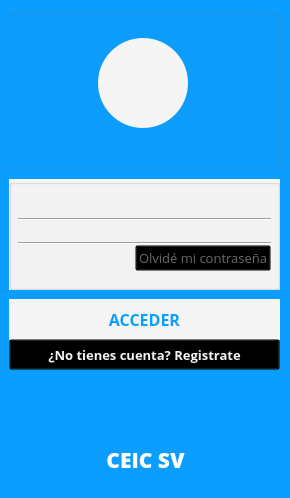
<?xml version="1.0" encoding="UTF-8"?>
<ui version="4.0">
 <class>CEICSV</class>
 <widget class="QMainWindow" name="CEICSV">
  <property name="geometry">
   <rect>
    <x>0</x>
    <y>0</y>
    <width>290</width>
    <height>498</height>
   </rect>
  </property>
  <property name="focusPolicy">
   <enum>Qt::NoFocus</enum>
  </property>
  <property name="windowTitle">
   <string>CEIC SV</string>
  </property>
  <property name="windowIcon">
   <iconset resource="../resources/gui.qrc">
    <normaloff>:/logo/logo</normaloff>:/logo/logo</iconset>
  </property>
  <property name="styleSheet">
   <string notr="true">/*#########################################################
##                        MainWindow                     ##
###########################################################*/

/*Configurar el color de fondo de la ventana*/
#centralwidget{
     background-color: rgb(12, 158, 255);
}

#pag0, #pag1, #page2 {
    background-color: transparent;
    padding: -8px;
}

#pubutton0, #pubutton6 {
    background-color: rgb(245, 245, 245);
    border-width: 1px;
    border-radius: 45px;
    border-color: transparent;
    min-width: 6em;
    min-height: 6em;
    padding: 2px;
}

#pubutton1,  #pubutton2 {
    background-color: transparent;
    border-style: outset;
    border-width: 1px;
    border-color: transparent;
    min-width: 1em;
    min-height: 1em;    
    padding: 1px;
}

#gbox0, #gbox2, #gbox3, #gbox4 {
    background-color: rgb(245,245,245);
    padding: -8px;
}

#lineEd0, #lineEd1, #lineEd2, #lineEd3, #lineEd4, #lineEd5, #lineEd6, #lineEd7, #lineEd8, #lineEd9, #lineEd10, #lineEd11, #lineEd12, #lineEd13, #lineEd14 {
    color: dimgray;
    border-style: outset;
    min-width: 5.5em;
    padding: 2px;
    background-color: transparent;
}

#pubutton3 {
    color: dimgray;
    background-color: transparent;
}

#pubutton3:hover, #pubutton3:pressed {
    color: black;
}

#pubutton4, #pubutton7 {
    color:  rgb(12, 158, 255);
    border-style: outset;
    border-color: transparent;
    border-width: 1px;
    background-color: rgb(245,245,245);
}

#pubutton4:hover, #pubutton4:pressed, #pubutton7:hover, #pubutton7:pressed {
    background-color: rgb(240,240,240);
}

#pubutton5 {
    color: rgb(245, 245, 245);
    background-color: transparent;
}

#pubutton5:hover, #pubutton5:pressed {
    color: rgb(255, 255, 255);
}

#pubutton8, #pubutton9 {
    color: rgb(245, 245, 245);
    background-color: transparent;
    padding: 0px;
}

#pubutton8:hover, #pubutton8:pressed, #pubutton9:hover, #pubutton9:pressed {
    color: rgb(255, 255, 255);
}

/***********************************
* ComboBox
***********************************/

/*Configuración del estilo por defecto de todos los comboBox*/
#cobox0, #cobox1{
    color: dimgray;
    border: 0px solid dimgray;
    border-radius: 3px;
    padding: 1px 1px 1px 4px;
    min-width: 9em;
    background-color: transparent;
}

/*Configuración del estilo de todos los comboBox cuando estan en uso*/
#cobox0::on, #cobox1::on{
    padding-top: 10px;
    padding-left: 4px;
}

/*Configuración del estilo de todos los comboBox cuando se despliegan*/
#cobox0::drop-down, #cobox1::drop-down{
    subcontrol-origin: padding;
    subcontrol-position: top right;
    width: 15px;
    border-left-width: 0px;
    border-left-color: darkgray;
    border-left-style: solid; /* just a single line */
    border-top-right-radius: 3px; /* same radius as the QComboBox */
    border-bottom-right-radius: 3px;
}

/*Configuración del estilo de la flecha de todos los comboBox*/
#cobox0::down-arrow, #cobox1::down-arrow{
    image: url(:/arrows/down_arrow);
}

/*Configuración del estilo de la flecha de todos los comboBox cuando se despliegan*/
#cobox0::drop-arrow::on, #cobox1::drop-arrow::on{
    top: 1px;
    left: 1px;
}

/*Configuración del estilo del menu desplegado de todos los comboBox*/
#cobox0 QAbstractItemView, #cobox1 QAbstractItemView{
    border: 1px solid dimgray;
    border-radius: 3px;
    padding: 1px 6px 1px 1px;
    min-width: 14em;
    selection-background-color: dimgray;
}</string>
  </property>
  <widget class="QWidget" name="centralwidget">
   <widget class="QStackedWidget" name="MainStacked">
    <property name="geometry">
     <rect>
      <x>9</x>
      <y>9</y>
      <width>271</width>
      <height>411</height>
     </rect>
    </property>
    <property name="currentIndex">
     <number>0</number>
    </property>
    <widget class="QWidget" name="pag0">
     <widget class="QGroupBox" name="gbox0">
      <property name="geometry">
       <rect>
        <x>0</x>
        <y>170</y>
        <width>271</width>
        <height>111</height>
       </rect>
      </property>
      <property name="title">
       <string/>
      </property>
      <layout class="QGridLayout" name="gridLayout_5">
       <item row="0" column="0">
        <layout class="QVBoxLayout" name="verticalLayout_3">
         <property name="spacing">
          <number>0</number>
         </property>
         <item>
          <spacer name="horizontalSpacer_3">
           <property name="orientation">
            <enum>Qt::Horizontal</enum>
           </property>
           <property name="sizeHint" stdset="0">
            <size>
             <width>40</width>
             <height>10</height>
            </size>
           </property>
          </spacer>
         </item>
         <item>
          <layout class="QVBoxLayout" name="verticalLayout">
           <property name="spacing">
            <number>0</number>
           </property>
           <item>
            <layout class="QGridLayout" name="gridLayout"/>
           </item>
           <item>
            <layout class="QFormLayout" name="formLayout">
             <item row="0" column="1">
              <layout class="QGridLayout" name="gridLayout_2">
               <property name="spacing">
                <number>0</number>
               </property>
               <item row="0" column="0">
                <spacer name="verticalSpacer">
                 <property name="orientation">
                  <enum>Qt::Vertical</enum>
                 </property>
                 <property name="sizeHint" stdset="0">
                  <size>
                   <width>20</width>
                   <height>5</height>
                  </size>
                 </property>
                </spacer>
               </item>
               <item row="2" column="0">
                <spacer name="verticalSpacer_2">
                 <property name="orientation">
                  <enum>Qt::Vertical</enum>
                 </property>
                 <property name="sizeHint" stdset="0">
                  <size>
                   <width>20</width>
                   <height>5</height>
                  </size>
                 </property>
                </spacer>
               </item>
               <item row="1" column="0">
                <widget class="QLineEdit" name="lineEd0">
                 <property name="cursor">
                  <cursorShape>IBeamCursor</cursorShape>
                 </property>
                 <property name="mouseTracking">
                  <bool>true</bool>
                 </property>
                 <property name="focusPolicy">
                  <enum>Qt::StrongFocus</enum>
                 </property>
                 <property name="styleSheet">
                  <string notr="true"/>
                 </property>
                 <property name="text">
                  <string/>
                 </property>
                 <property name="maxLength">
                  <number>40</number>
                 </property>
                 <property name="echoMode">
                  <enum>QLineEdit::Normal</enum>
                 </property>
                 <property name="cursorPosition">
                  <number>0</number>
                 </property>
                 <property name="readOnly">
                  <bool>false</bool>
                 </property>
                 <property name="cursorMoveStyle">
                  <enum>Qt::LogicalMoveStyle</enum>
                 </property>
                </widget>
               </item>
              </layout>
             </item>
             <item row="0" column="0">
              <layout class="QGridLayout" name="gridLayout_3">
               <property name="spacing">
                <number>0</number>
               </property>
               <item row="0" column="0">
                <spacer name="verticalSpacer_4">
                 <property name="orientation">
                  <enum>Qt::Vertical</enum>
                 </property>
                 <property name="sizeHint" stdset="0">
                  <size>
                   <width>20</width>
                   <height>5</height>
                  </size>
                 </property>
                </spacer>
               </item>
               <item row="2" column="0">
                <spacer name="verticalSpacer_5">
                 <property name="orientation">
                  <enum>Qt::Vertical</enum>
                 </property>
                 <property name="sizeHint" stdset="0">
                  <size>
                   <width>20</width>
                   <height>5</height>
                  </size>
                 </property>
                </spacer>
               </item>
               <item row="1" column="0">
                <widget class="QPushButton" name="pubutton1">
                 <property name="focusPolicy">
                  <enum>Qt::NoFocus</enum>
                 </property>
                 <property name="text">
                  <string/>
                 </property>
                 <property name="icon">
                  <iconset resource="../resources/gui.qrc">
                   <normaloff>:/login/user</normaloff>:/login/user</iconset>
                 </property>
                 <property name="iconSize">
                  <size>
                   <width>15</width>
                   <height>16</height>
                  </size>
                 </property>
                </widget>
               </item>
              </layout>
             </item>
            </layout>
           </item>
           <item>
            <widget class="Line" name="line0">
             <property name="frameShadow">
              <enum>QFrame::Sunken</enum>
             </property>
             <property name="orientation">
              <enum>Qt::Horizontal</enum>
             </property>
            </widget>
           </item>
           <item>
            <layout class="QVBoxLayout" name="verticalLayout_2">
             <property name="spacing">
              <number>0</number>
             </property>
             <item>
              <spacer name="horizontalSpacer_4">
               <property name="orientation">
                <enum>Qt::Horizontal</enum>
               </property>
               <property name="sizeHint" stdset="0">
                <size>
                 <width>40</width>
                 <height>8</height>
                </size>
               </property>
              </spacer>
             </item>
             <item>
              <layout class="QGridLayout" name="gridLayout_6"/>
             </item>
             <item>
              <layout class="QFormLayout" name="formLayout_2">
               <item row="0" column="1">
                <layout class="QGridLayout" name="gridLayout_7">
                 <property name="spacing">
                  <number>0</number>
                 </property>
                 <item row="0" column="0">
                  <spacer name="verticalSpacer_10">
                   <property name="orientation">
                    <enum>Qt::Vertical</enum>
                   </property>
                   <property name="sizeHint" stdset="0">
                    <size>
                     <width>20</width>
                     <height>5</height>
                    </size>
                   </property>
                  </spacer>
                 </item>
                 <item row="2" column="0">
                  <spacer name="verticalSpacer_11">
                   <property name="orientation">
                    <enum>Qt::Vertical</enum>
                   </property>
                   <property name="sizeHint" stdset="0">
                    <size>
                     <width>20</width>
                     <height>5</height>
                    </size>
                   </property>
                  </spacer>
                 </item>
                 <item row="1" column="0">
                  <widget class="QLineEdit" name="lineEd1">
                   <property name="focusPolicy">
                    <enum>Qt::StrongFocus</enum>
                   </property>
                   <property name="styleSheet">
                    <string notr="true"/>
                   </property>
                   <property name="text">
                    <string/>
                   </property>
                   <property name="echoMode">
                    <enum>QLineEdit::Password</enum>
                   </property>
                   <property name="cursorPosition">
                    <number>0</number>
                   </property>
                   <property name="cursorMoveStyle">
                    <enum>Qt::LogicalMoveStyle</enum>
                   </property>
                  </widget>
                 </item>
                </layout>
               </item>
               <item row="0" column="0">
                <layout class="QGridLayout" name="gridLayout_8">
                 <property name="spacing">
                  <number>0</number>
                 </property>
                 <item row="0" column="0">
                  <spacer name="verticalSpacer_12">
                   <property name="orientation">
                    <enum>Qt::Vertical</enum>
                   </property>
                   <property name="sizeHint" stdset="0">
                    <size>
                     <width>20</width>
                     <height>5</height>
                    </size>
                   </property>
                  </spacer>
                 </item>
                 <item row="2" column="0">
                  <spacer name="verticalSpacer_13">
                   <property name="orientation">
                    <enum>Qt::Vertical</enum>
                   </property>
                   <property name="sizeHint" stdset="0">
                    <size>
                     <width>20</width>
                     <height>5</height>
                    </size>
                   </property>
                  </spacer>
                 </item>
                 <item row="1" column="0">
                  <widget class="QPushButton" name="pubutton2">
                   <property name="focusPolicy">
                    <enum>Qt::NoFocus</enum>
                   </property>
                   <property name="text">
                    <string/>
                   </property>
                   <property name="icon">
                    <iconset resource="../resources/gui.qrc">
                     <normaloff>:/login/password</normaloff>:/login/password</iconset>
                   </property>
                   <property name="iconSize">
                    <size>
                     <width>16</width>
                     <height>16</height>
                    </size>
                   </property>
                  </widget>
                 </item>
                </layout>
               </item>
              </layout>
             </item>
             <item>
              <widget class="Line" name="line1">
               <property name="orientation">
                <enum>Qt::Horizontal</enum>
               </property>
              </widget>
             </item>
            </layout>
           </item>
          </layout>
         </item>
         <item>
          <layout class="QGridLayout" name="gridLayout_9">
           <item row="0" column="1">
            <widget class="QPushButton" name="pubutton3">
             <property name="font">
              <font>
               <family>Open Sans</family>
               <pointsize>10</pointsize>
              </font>
             </property>
             <property name="focusPolicy">
              <enum>Qt::NoFocus</enum>
             </property>
             <property name="text">
              <string>Olvidé mi contraseña</string>
             </property>
            </widget>
           </item>
           <item row="0" column="0">
            <spacer name="horizontalSpacer">
             <property name="orientation">
              <enum>Qt::Horizontal</enum>
             </property>
             <property name="sizeHint" stdset="0">
              <size>
               <width>40</width>
               <height>20</height>
              </size>
             </property>
            </spacer>
           </item>
          </layout>
         </item>
         <item>
          <spacer name="horizontalSpacer_2">
           <property name="orientation">
            <enum>Qt::Horizontal</enum>
           </property>
           <property name="sizeHint" stdset="0">
            <size>
             <width>40</width>
             <height>10</height>
            </size>
           </property>
          </spacer>
         </item>
        </layout>
       </item>
      </layout>
     </widget>
     <widget class="QPushButton" name="pubutton4">
      <property name="geometry">
       <rect>
        <x>0</x>
        <y>290</y>
        <width>271</width>
        <height>41</height>
       </rect>
      </property>
      <property name="font">
       <font>
        <family>Open Sans</family>
        <pointsize>12</pointsize>
        <weight>75</weight>
        <bold>true</bold>
       </font>
      </property>
      <property name="focusPolicy">
       <enum>Qt::NoFocus</enum>
      </property>
      <property name="text">
       <string>ACCEDER</string>
      </property>
     </widget>
     <widget class="QPushButton" name="pubutton5">
      <property name="geometry">
       <rect>
        <x>0</x>
        <y>330</y>
        <width>271</width>
        <height>31</height>
       </rect>
      </property>
      <property name="font">
       <font>
        <family>Open Sans</family>
        <pointsize>10</pointsize>
        <weight>75</weight>
        <bold>true</bold>
       </font>
      </property>
      <property name="focusPolicy">
       <enum>Qt::NoFocus</enum>
      </property>
      <property name="text">
       <string>¿No tienes cuenta? Registrate</string>
      </property>
     </widget>
     <widget class="QGroupBox" name="gbox1">
      <property name="geometry">
       <rect>
        <x>-1</x>
        <y>-1</y>
        <width>271</width>
        <height>161</height>
       </rect>
      </property>
      <property name="title">
       <string/>
      </property>
      <widget class="QPushButton" name="pubutton0">
       <property name="geometry">
        <rect>
         <x>90</x>
         <y>30</y>
         <width>90</width>
         <height>90</height>
        </rect>
       </property>
       <property name="focusPolicy">
        <enum>Qt::NoFocus</enum>
       </property>
       <property name="styleSheet">
        <string notr="true"/>
       </property>
       <property name="text">
        <string/>
       </property>
       <property name="icon">
        <iconset resource="../resources/gui.qrc">
         <normaloff>:/login/users</normaloff>:/login/users</iconset>
       </property>
       <property name="iconSize">
        <size>
         <width>32</width>
         <height>32</height>
        </size>
       </property>
      </widget>
     </widget>
    </widget>
    <widget class="QWidget" name="pag1">
     <widget class="QGroupBox" name="gbox2">
      <property name="geometry">
       <rect>
        <x>20</x>
        <y>140</y>
        <width>231</width>
        <height>221</height>
       </rect>
      </property>
      <property name="title">
       <string/>
      </property>
      <layout class="QGridLayout" name="gridLayout_10">
       <property name="spacing">
        <number>0</number>
       </property>
       <item row="1" column="0">
        <layout class="QVBoxLayout" name="verticalLayout_4">
         <property name="spacing">
          <number>2</number>
         </property>
         <item>
          <widget class="QLineEdit" name="lineEd2">
           <property name="font">
            <font>
             <family>Open Sans</family>
            </font>
           </property>
           <property name="styleSheet">
            <string notr="true"/>
           </property>
           <property name="text">
            <string/>
           </property>
           <property name="readOnly">
            <bool>false</bool>
           </property>
          </widget>
         </item>
         <item>
          <widget class="Line" name="line_6">
           <property name="orientation">
            <enum>Qt::Horizontal</enum>
           </property>
          </widget>
         </item>
         <item>
          <widget class="QLineEdit" name="lineEd3">
           <property name="font">
            <font>
             <family>Open Sans</family>
            </font>
           </property>
           <property name="styleSheet">
            <string notr="true"/>
           </property>
           <property name="text">
            <string/>
           </property>
           <property name="readOnly">
            <bool>false</bool>
           </property>
          </widget>
         </item>
         <item>
          <widget class="Line" name="line_3">
           <property name="orientation">
            <enum>Qt::Horizontal</enum>
           </property>
          </widget>
         </item>
         <item>
          <widget class="QLineEdit" name="lineEd4">
           <property name="font">
            <font>
             <family>Open Sans</family>
            </font>
           </property>
           <property name="styleSheet">
            <string notr="true"/>
           </property>
           <property name="text">
            <string/>
           </property>
           <property name="readOnly">
            <bool>false</bool>
           </property>
          </widget>
         </item>
         <item>
          <widget class="Line" name="line_4">
           <property name="orientation">
            <enum>Qt::Horizontal</enum>
           </property>
          </widget>
         </item>
         <item>
          <widget class="QLineEdit" name="lineEd5">
           <property name="font">
            <font>
             <family>Open Sans</family>
            </font>
           </property>
           <property name="styleSheet">
            <string notr="true"/>
           </property>
           <property name="text">
            <string/>
           </property>
           <property name="readOnly">
            <bool>false</bool>
           </property>
          </widget>
         </item>
         <item>
          <widget class="Line" name="line_5">
           <property name="orientation">
            <enum>Qt::Horizontal</enum>
           </property>
          </widget>
         </item>
         <item>
          <widget class="QLineEdit" name="lineEd6">
           <property name="font">
            <font>
             <family>Open Sans</family>
            </font>
           </property>
           <property name="styleSheet">
            <string notr="true"/>
           </property>
           <property name="text">
            <string/>
           </property>
           <property name="readOnly">
            <bool>false</bool>
           </property>
          </widget>
         </item>
         <item>
          <widget class="Line" name="line_2">
           <property name="orientation">
            <enum>Qt::Horizontal</enum>
           </property>
          </widget>
         </item>
         <item>
          <widget class="QLineEdit" name="lineEd7">
           <property name="font">
            <font>
             <family>Open Sans</family>
            </font>
           </property>
           <property name="styleSheet">
            <string notr="true"/>
           </property>
           <property name="text">
            <string/>
           </property>
           <property name="readOnly">
            <bool>false</bool>
           </property>
          </widget>
         </item>
         <item>
          <widget class="Line" name="line_7">
           <property name="orientation">
            <enum>Qt::Horizontal</enum>
           </property>
          </widget>
         </item>
         <item>
          <widget class="QLineEdit" name="lineEd8">
           <property name="font">
            <font>
             <family>Open Sans</family>
            </font>
           </property>
           <property name="styleSheet">
            <string notr="true"/>
           </property>
           <property name="text">
            <string/>
           </property>
           <property name="readOnly">
            <bool>false</bool>
           </property>
          </widget>
         </item>
         <item>
          <widget class="Line" name="line">
           <property name="orientation">
            <enum>Qt::Horizontal</enum>
           </property>
          </widget>
         </item>
         <item>
          <widget class="QComboBox" name="cobox0">
           <property name="font">
            <font>
             <family>Open Sans</family>
            </font>
           </property>
           <property name="focusPolicy">
            <enum>Qt::NoFocus</enum>
           </property>
           <property name="styleSheet">
            <string notr="true"/>
           </property>
           <property name="currentIndex">
            <number>0</number>
           </property>
           <property name="insertPolicy">
            <enum>QComboBox::InsertAlphabetically</enum>
           </property>
           <property name="sizeAdjustPolicy">
            <enum>QComboBox::AdjustToContents</enum>
           </property>
           <property name="iconSize">
            <size>
             <width>0</width>
             <height>0</height>
            </size>
           </property>
           <property name="frame">
            <bool>true</bool>
           </property>
           <property name="modelColumn">
            <number>0</number>
           </property>
           <item>
            <property name="text">
             <string>Administrador</string>
            </property>
           </item>
           <item>
            <property name="text">
             <string>Colaborador</string>
            </property>
           </item>
           <item>
            <property name="text">
             <string>Vendedor</string>
            </property>
           </item>
          </widget>
         </item>
         <item>
          <widget class="Line" name="line_8">
           <property name="orientation">
            <enum>Qt::Horizontal</enum>
           </property>
          </widget>
         </item>
        </layout>
       </item>
       <item row="2" column="0">
        <spacer name="horizontalSpacer_5">
         <property name="orientation">
          <enum>Qt::Horizontal</enum>
         </property>
         <property name="sizeHint" stdset="0">
          <size>
           <width>40</width>
           <height>2</height>
          </size>
         </property>
        </spacer>
       </item>
       <item row="0" column="0">
        <spacer name="horizontalSpacer_6">
         <property name="orientation">
          <enum>Qt::Horizontal</enum>
         </property>
         <property name="sizeHint" stdset="0">
          <size>
           <width>40</width>
           <height>2</height>
          </size>
         </property>
        </spacer>
       </item>
      </layout>
     </widget>
     <widget class="QGroupBox" name="gbox1_2">
      <property name="geometry">
       <rect>
        <x>0</x>
        <y>0</y>
        <width>271</width>
        <height>131</height>
       </rect>
      </property>
      <property name="title">
       <string/>
      </property>
      <widget class="QPushButton" name="pubutton6">
       <property name="geometry">
        <rect>
         <x>90</x>
         <y>20</y>
         <width>90</width>
         <height>90</height>
        </rect>
       </property>
       <property name="focusPolicy">
        <enum>Qt::NoFocus</enum>
       </property>
       <property name="styleSheet">
        <string notr="true"/>
       </property>
       <property name="text">
        <string/>
       </property>
       <property name="icon">
        <iconset resource="../resources/gui.qrc">
         <normaloff>:/login/users</normaloff>:/login/users</iconset>
       </property>
       <property name="iconSize">
        <size>
         <width>32</width>
         <height>32</height>
        </size>
       </property>
      </widget>
      <widget class="QPushButton" name="pubutton8">
       <property name="geometry">
        <rect>
         <x>0</x>
         <y>0</y>
         <width>61</width>
         <height>18</height>
        </rect>
       </property>
       <property name="font">
        <font>
         <family>Open Sans</family>
         <pointsize>10</pointsize>
         <weight>75</weight>
         <bold>true</bold>
        </font>
       </property>
       <property name="focusPolicy">
        <enum>Qt::NoFocus</enum>
       </property>
       <property name="text">
        <string>atrás</string>
       </property>
       <property name="icon">
        <iconset resource="../resources/gui.qrc">
         <normaloff>:/arrows/prev_arrow3</normaloff>:/arrows/prev_arrow3</iconset>
       </property>
      </widget>
     </widget>
     <widget class="QPushButton" name="pubutton7">
      <property name="geometry">
       <rect>
        <x>20</x>
        <y>370</y>
        <width>231</width>
        <height>41</height>
       </rect>
      </property>
      <property name="font">
       <font>
        <family>Open Sans</family>
        <pointsize>12</pointsize>
        <weight>75</weight>
        <bold>true</bold>
       </font>
      </property>
      <property name="focusPolicy">
       <enum>Qt::NoFocus</enum>
      </property>
      <property name="text">
       <string>CREAR</string>
      </property>
     </widget>
    </widget>
    <widget class="QWidget" name="page2">
     <widget class="QGroupBox" name="gbox3">
      <property name="geometry">
       <rect>
        <x>20</x>
        <y>90</y>
        <width>231</width>
        <height>41</height>
       </rect>
      </property>
      <property name="title">
       <string/>
      </property>
      <layout class="QGridLayout" name="gridLayout_11">
       <item row="3" column="0">
        <spacer name="horizontalSpacer_11">
         <property name="orientation">
          <enum>Qt::Horizontal</enum>
         </property>
         <property name="sizeHint" stdset="0">
          <size>
           <width>40</width>
           <height>2</height>
          </size>
         </property>
        </spacer>
       </item>
       <item row="1" column="0">
        <spacer name="horizontalSpacer_12">
         <property name="orientation">
          <enum>Qt::Horizontal</enum>
         </property>
         <property name="sizeHint" stdset="0">
          <size>
           <width>40</width>
           <height>2</height>
          </size>
         </property>
        </spacer>
       </item>
       <item row="2" column="0">
        <layout class="QVBoxLayout" name="verticalLayout_7">
         <property name="spacing">
          <number>2</number>
         </property>
         <item>
          <widget class="QLineEdit" name="lineEd9">
           <property name="font">
            <font>
             <family>Open Sans</family>
            </font>
           </property>
           <property name="styleSheet">
            <string notr="true"/>
           </property>
           <property name="text">
            <string/>
           </property>
           <property name="readOnly">
            <bool>false</bool>
           </property>
          </widget>
         </item>
         <item>
          <widget class="Line" name="line_18">
           <property name="orientation">
            <enum>Qt::Horizontal</enum>
           </property>
          </widget>
         </item>
        </layout>
       </item>
      </layout>
     </widget>
     <widget class="QGroupBox" name="gbox4">
      <property name="geometry">
       <rect>
        <x>20</x>
        <y>240</y>
        <width>231</width>
        <height>151</height>
       </rect>
      </property>
      <property name="title">
       <string/>
      </property>
      <layout class="QGridLayout" name="gridLayout_12">
       <property name="spacing">
        <number>0</number>
       </property>
       <item row="0" column="0">
        <spacer name="horizontalSpacer_8">
         <property name="orientation">
          <enum>Qt::Horizontal</enum>
         </property>
         <property name="sizeHint" stdset="0">
          <size>
           <width>40</width>
           <height>2</height>
          </size>
         </property>
        </spacer>
       </item>
       <item row="2" column="0">
        <spacer name="horizontalSpacer_7">
         <property name="orientation">
          <enum>Qt::Horizontal</enum>
         </property>
         <property name="sizeHint" stdset="0">
          <size>
           <width>40</width>
           <height>2</height>
          </size>
         </property>
        </spacer>
       </item>
       <item row="1" column="0">
        <layout class="QVBoxLayout" name="verticalLayout_5">
         <property name="spacing">
          <number>2</number>
         </property>
         <item>
          <widget class="QLineEdit" name="lineEd10">
           <property name="font">
            <font>
             <family>Open Sans</family>
            </font>
           </property>
           <property name="styleSheet">
            <string notr="true"/>
           </property>
           <property name="text">
            <string/>
           </property>
           <property name="readOnly">
            <bool>false</bool>
           </property>
          </widget>
         </item>
         <item>
          <widget class="Line" name="line_9">
           <property name="orientation">
            <enum>Qt::Horizontal</enum>
           </property>
          </widget>
         </item>
         <item>
          <widget class="QLineEdit" name="lineEd11">
           <property name="font">
            <font>
             <family>Open Sans</family>
            </font>
           </property>
           <property name="styleSheet">
            <string notr="true"/>
           </property>
           <property name="text">
            <string/>
           </property>
           <property name="readOnly">
            <bool>false</bool>
           </property>
          </widget>
         </item>
         <item>
          <widget class="Line" name="line_10">
           <property name="orientation">
            <enum>Qt::Horizontal</enum>
           </property>
          </widget>
         </item>
         <item>
          <widget class="QLineEdit" name="lineEd12">
           <property name="font">
            <font>
             <family>Open Sans</family>
            </font>
           </property>
           <property name="styleSheet">
            <string notr="true"/>
           </property>
           <property name="text">
            <string/>
           </property>
           <property name="readOnly">
            <bool>false</bool>
           </property>
          </widget>
         </item>
         <item>
          <widget class="Line" name="line_11">
           <property name="orientation">
            <enum>Qt::Horizontal</enum>
           </property>
          </widget>
         </item>
         <item>
          <widget class="QLineEdit" name="lineEd13">
           <property name="font">
            <font>
             <family>Open Sans</family>
            </font>
           </property>
           <property name="styleSheet">
            <string notr="true"/>
           </property>
           <property name="text">
            <string/>
           </property>
           <property name="readOnly">
            <bool>false</bool>
           </property>
          </widget>
         </item>
         <item>
          <widget class="Line" name="line_14">
           <property name="orientation">
            <enum>Qt::Horizontal</enum>
           </property>
          </widget>
         </item>
         <item>
          <widget class="QLineEdit" name="lineEd14">
           <property name="font">
            <font>
             <family>Open Sans</family>
            </font>
           </property>
           <property name="styleSheet">
            <string notr="true"/>
           </property>
           <property name="text">
            <string/>
           </property>
           <property name="readOnly">
            <bool>false</bool>
           </property>
          </widget>
         </item>
         <item>
          <widget class="Line" name="line_15">
           <property name="orientation">
            <enum>Qt::Horizontal</enum>
           </property>
          </widget>
         </item>
        </layout>
       </item>
      </layout>
     </widget>
     <widget class="QLabel" name="ceicsvlb_2">
      <property name="geometry">
       <rect>
        <x>20</x>
        <y>50</y>
        <width>231</width>
        <height>21</height>
       </rect>
      </property>
      <property name="font">
       <font>
        <family>Open Sans</family>
        <pointsize>16</pointsize>
        <weight>75</weight>
        <bold>true</bold>
       </font>
      </property>
      <property name="styleSheet">
       <string notr="true"/>
      </property>
      <property name="text">
       <string>&lt;html&gt;&lt;head/&gt;&lt;body&gt;&lt;p&gt;&lt;span style=&quot; font-weight:600; color:#ffffff;&quot;&gt;Correo de recuperación&lt;/span&gt;&lt;/p&gt;&lt;/body&gt;&lt;/html&gt;</string>
      </property>
      <property name="alignment">
       <set>Qt::AlignCenter</set>
      </property>
     </widget>
     <widget class="QLabel" name="ceicsvlb_3">
      <property name="geometry">
       <rect>
        <x>20</x>
        <y>200</y>
        <width>231</width>
        <height>21</height>
       </rect>
      </property>
      <property name="font">
       <font>
        <family>Open Sans</family>
        <pointsize>16</pointsize>
        <weight>75</weight>
        <bold>true</bold>
       </font>
      </property>
      <property name="styleSheet">
       <string notr="true"/>
      </property>
      <property name="text">
       <string>&lt;html&gt;&lt;head/&gt;&lt;body&gt;&lt;p&gt;&lt;span style=&quot; font-weight:600; color:#ffffff;&quot;&gt;Cambiar contraseña&lt;/span&gt;&lt;/p&gt;&lt;/body&gt;&lt;/html&gt;</string>
      </property>
      <property name="alignment">
       <set>Qt::AlignCenter</set>
      </property>
     </widget>
     <widget class="Line" name="line_16">
      <property name="geometry">
       <rect>
        <x>17</x>
        <y>160</y>
        <width>241</width>
        <height>20</height>
       </rect>
      </property>
      <property name="orientation">
       <enum>Qt::Horizontal</enum>
      </property>
     </widget>
     <widget class="QPushButton" name="pubutton9">
      <property name="geometry">
       <rect>
        <x>0</x>
        <y>0</y>
        <width>61</width>
        <height>18</height>
       </rect>
      </property>
      <property name="font">
       <font>
        <family>Open Sans</family>
        <pointsize>10</pointsize>
        <weight>75</weight>
        <bold>true</bold>
       </font>
      </property>
      <property name="focusPolicy">
       <enum>Qt::NoFocus</enum>
      </property>
      <property name="text">
       <string>atrás</string>
      </property>
      <property name="icon">
       <iconset resource="../resources/gui.qrc">
        <normaloff>:/arrows/prev_arrow3</normaloff>:/arrows/prev_arrow3</iconset>
      </property>
     </widget>
    </widget>
   </widget>
   <widget class="QLabel" name="ceicsvlb">
    <property name="geometry">
     <rect>
      <x>0</x>
      <y>430</y>
      <width>291</width>
      <height>61</height>
     </rect>
    </property>
    <property name="font">
     <font>
      <family>Open Sans</family>
      <pointsize>16</pointsize>
      <weight>75</weight>
      <bold>true</bold>
     </font>
    </property>
    <property name="styleSheet">
     <string notr="true"/>
    </property>
    <property name="text">
     <string>&lt;html&gt;&lt;head/&gt;&lt;body&gt;&lt;p&gt;&lt;span style=&quot; font-weight:800; color:#ffffff;&quot;&gt;CEIC SV&lt;/span&gt;&lt;/p&gt;&lt;/body&gt;&lt;/html&gt;</string>
    </property>
    <property name="alignment">
     <set>Qt::AlignCenter</set>
    </property>
   </widget>
  </widget>
 </widget>
 <resources>
  <include location="../resources/gui.qrc"/>
 </resources>
 <connections/>
</ui>
